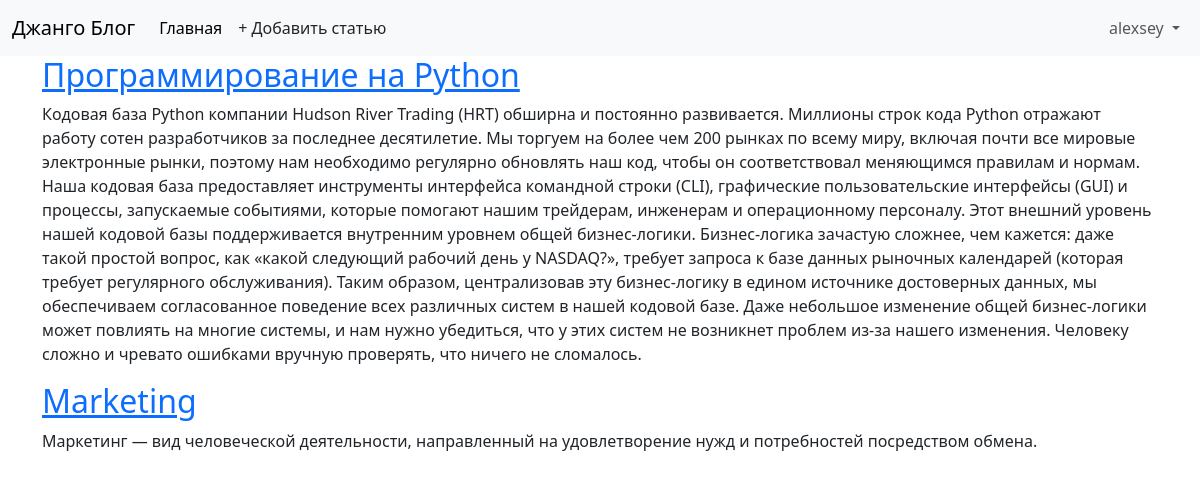
The app's page / (signed in) with its own data.
### blog/models.py (models this page shows, shortened)
class Post(models.Model):
    title = models.CharField(max_length=200)
    author = models.ForeignKey(
        'auth.User',
        on_delete=models.CASCADE,
    )
    body = models.TextField()

### blog/views.py (the view)
# urls.py: path('', BlogListView.as_view(), name='home'),
class BlogListView(ListView):
    model = Post
    template_name = 'home.html'

### templates/home.html
{% extends 'base.html' %}
{% block content %}
  {% for post in post_list %}
    <div class="post-entry">
      <h2><a href="{% url 'post_detail' post.pk %}" class="karla">{{ post.title }}</a></h2>
      <p>{{ post.body }}</p>
    </div>
  {% endfor %}
{% endblock %}

### templates/base.html (shortened to what this page needs)
<!DOCTYPE html>
<html>
<head>
  <link href="https://cdn.jsdelivr.net/npm/bootstrap@5.3.3/dist/css/bootstrap.min.css" rel="stylesheet">
</head>
<body>
  <nav class="navbar navbar-expand-lg bg-body-tertiary">
    <div class="container-fluid">
      <a class="navbar-brand" href="{% url 'home' %}">Джанго Блог</a>
      <div class="collapse navbar-collapse" id="navbarSupportedContent">
        <ul class="navbar-nav me-auto mb-2 mb-lg-0">
          <li class="nav-item">
            <a class="nav-link active" aria-current="page" href="{% url 'home' %}">Главная</a>
          </li>
          {% if user.is_authenticated %}
          <li><a href="{% url 'post_new'%}" class="nav-link px-2 link-dark">+ Добавить статью</a></li>
        </ul>
        <div class="mr-auto">
          <ul class="navbar-nav">
            <li class="nav-item dropdown">
              <a class="nav-link dropdown-toggle" href="#" role="button" data-bs-toggle="dropdown"
                aria-expanded="false">
                {{ user.username }}
              </a>
            </li>
        {% endif %}
      </div>
    </div>
  </nav>
  <main>
    <div class="container">
      {% block content %}
      {% endblock content %}
    </div>
  </main>
</body>
</html>

### records on screen
Post: title "Программирование на Python", body "Кодовая база Python компании Hudson River Trading (HRT) обширна и постоянно развивается. Миллионы строк кода Python отражают работу сотен разработчиков за последнее десятилетие. Мы торгуем на более чем 200 рынках по всему миру, включая почти все мировые электронные рынки, поэтому нам необходимо регулярно обновлять наш код, чтобы он соответствовал меняющимся правилам и нормам. Наша кодовая база предоставляет инструменты интерфейса командной строки (CLI), графические пользовательские интерфейсы (GUI) и процессы, запускаемые событиями, которые помогают нашим трейдерам, инженерам и операционному персоналу. Этот внешний уровень нашей кодовой базы поддерживается внутренним уровнем общей…"
Post: title "Marketing", body "Маркетинг — вид человеческой деятельности, направленный на удовлетворение нужд и потребностей посредством обмена."

### other values on screen
{{ user.username }} "alexsey"
